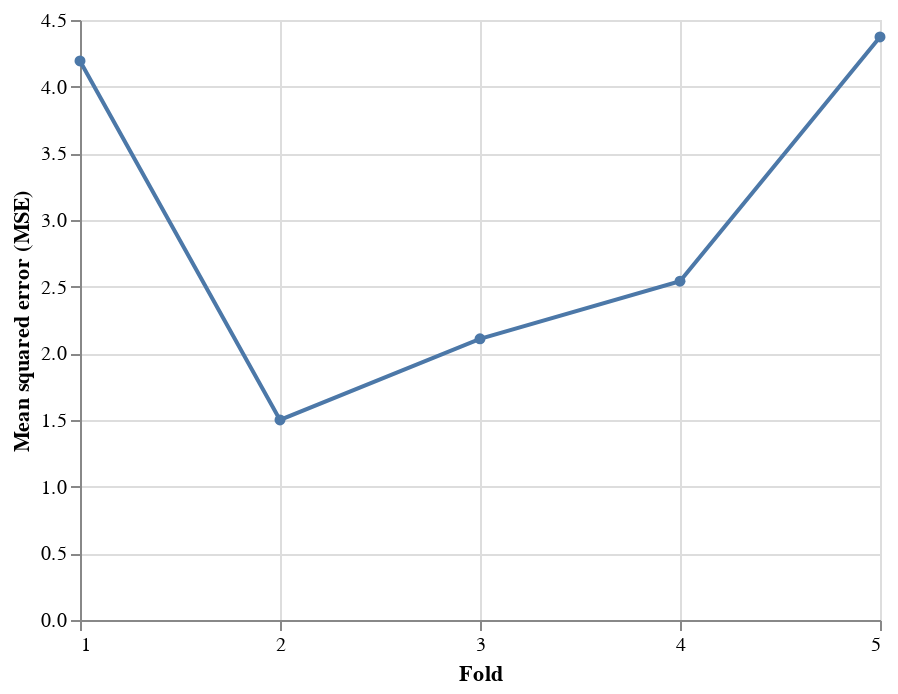

Notebook code for this chart:
### Code cell
alt.Chart(df_scores.reset_index()).mark_line(
     point=alt.OverlayMarkDef()
).encode(
    x=alt.X("index", bin=False, title="Fold", axis=alt.Axis(tickCount=5)),
    y=alt.Y("lr", aggregate="mean", title="Mean squared error (MSE)")
)

### Figure 1 — Vega-Lite specification as saved in the notebook (floating-point values rounded to 4 significant figures)
{"config": {"view": {"continuousWidth": 400, "continuousHeight": 300}}, "data": {"name": "data-aadd69d2c17db71c412d2efefb460a35"}, "mark": {"type": "line", "point": {}}, "encoding": {"x": {"axis": {"tickCount": 5}, "bin": false, "field": "index", "title": "Fold", "type": "quantitative"}, "y": {"aggregate": "mean", "field": "lr", "title": "Mean squared error (MSE)", "type": "quantitative"}}, "$schema": "https://vega.github.io/schema/vega-lite/v4.17.0.json", "datasets": {"data-aadd69d2c17db71c412d2efefb460a35": [{"index": 1, "lr": 4.193}, {"index": 2, "lr": 1.501}, {"index": 3, "lr": 2.109}, {"index": 4, "lr": 2.541}, {"index": 5, "lr": 4.373}]}}
